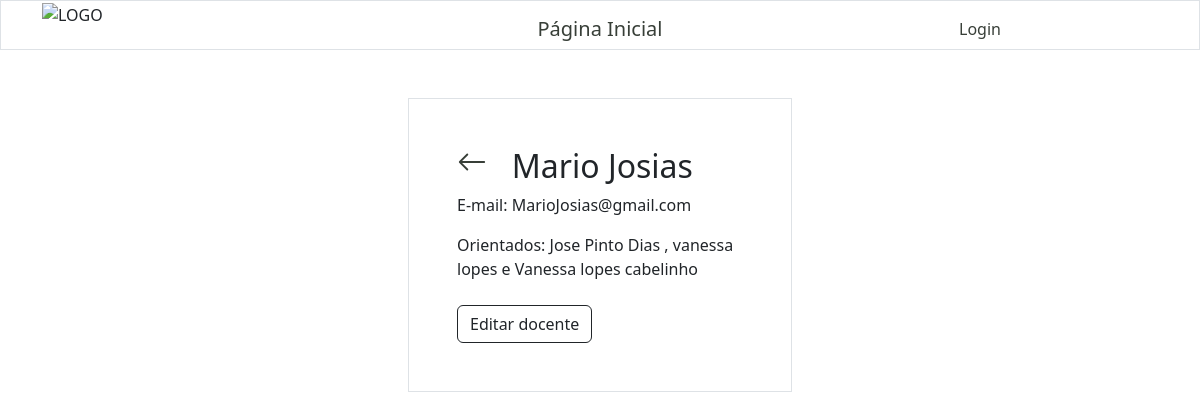
Before: /docentes/docenteInfo/2/ with the older database file.
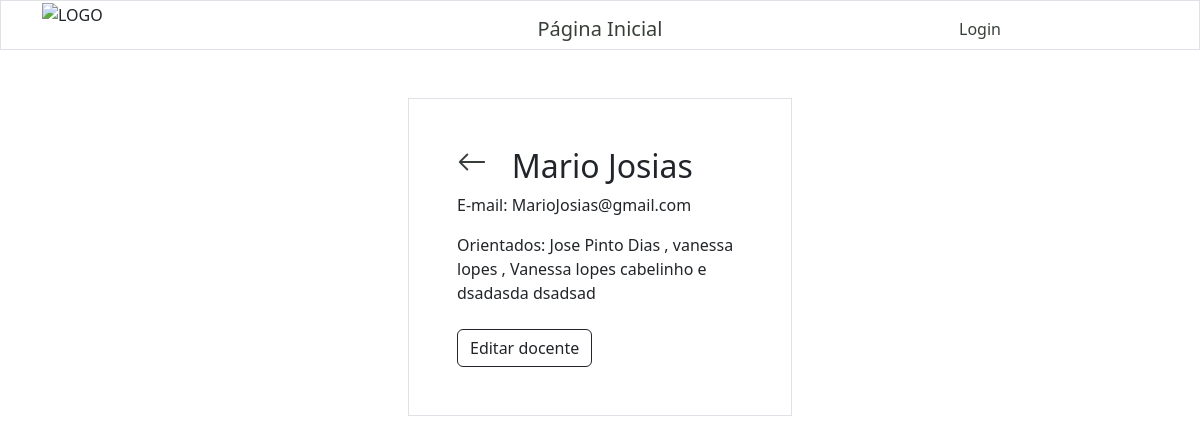
After: the same page with the newer database file.
### alunos/models.py (models this page shows)
class Aluno(models.Model):
    nome = models.CharField(max_length=255)
    sobrenome = models.CharField(max_length=255)
    curso = models.ForeignKey(Turma, on_delete=models.SET_NULL, null=True)
    orientadores = models.ManyToManyField('docentes.Docente', related_name='alunos_orientados')
    defesa = models.BooleanField(blank=True)
    data_defesa = models.DateField(null=True, blank=True)
    artigo = models.URLField(max_length=400, blank=True)
    bolsista = models.CharField(max_length=30, null=True, blank=True)
    obs = models.TextField(max_length=255, blank=True)
    email = models.EmailField(max_length=255, null=True)
    matricula = models.CharField(max_length=20, null=True)
    SITUACAO_CHOICES = [
        ("E", "Em andamento"),
        ("J", "Jubilado"),
        ("D", "Desistência"),
        ("T", "Trancamento"),
        ("C", "Concluído"),
    ]
    situacao = models.CharField(max_length=2, choices=SITUACAO_CHOICES, default='E')
    motivo = models.TextField(null=True, blank=True)
    def __str__(self):
        return f"{self.nome} {self.sobrenome}"

### docentes/views.py (the view)
# urls.py: path('docentes/docenteInfo/<int:id>/', views.docenteInfo, name='docenteInfo'),
def docenteInfo(request, id):
    docenteID = get_object_or_404(Docente, id=id)
    template = loader.get_template('docenteInfo.html')
    alunos_orientados = docenteID.alunos_orientados.all()
    context = {'docenteID': docenteID, 'alunos_orientados': alunos_orientados }
    return HttpResponse(template.render(context, request))

### docentes/templates/docenteInfo.html (shortened to what this page needs)
{% extends "master.html" %}
{% block content %}
    {% include "header.html" %}
    <div class="row">
        <div class="col"></div>
        <div class="col">
            <div class="container p-5 my-5 border">
                <div class="row">
                    <div class="col">
                        <a href="/docentes">
                            <svg xmlns="http://www.w3.org/2000/svg" width="30" height="30" fill="currentColor" class="bi bi-arrow-left" viewBox="0 0 16 16">
                                <path fill-rule="evenodd" d="M15 8a.5.5 0 0 0-.5-.5H2.707l3.147-3.146a.5.5 0 1 0-.708-.708l-4 4a.5.5 0 0 0 0 .708l4 4a.5.5 0 0 0 .708-.708L2.707 8.5H14.5A.5.5 0 0 0 15 8"/>
                            </svg>
                        </a>
                    </div>
                    <div class="col-8">
                        <h2 class="text-center">
                            {{ docenteID.nome }} {{ docenteID.sobrenome }}
                        </h2>
                    </div>
                    <div class="col"></div>
                </div>
                <p>E-mail: {{ docenteID.email }}</p>
                {%if alunos_orientados.count > 0 %}
                    <p>Orientados:
                        {% for orientados in alunos_orientados %}
                            {{orientados}} {% if forloop.counter == alunos_orientados|length|add:-1 %} e {% elif not forloop.last %}, {% endif %}
                        {% endfor %}
                    </p>
                {% else %}
                    <p> Orientados: Nenhum </p>
                {%endif%}
                <div class="container px-0 mt-4">
                    <a href="{% url 'editar_docente' docenteID.id %}">
                        <button type="button" class="btn btn-outline-dark">
                            Editar docente
                        </button>
                    </a>
                </div>
            </div>
        </div>
        <div class="col"></div>
    </div>
{% endblock %}

Changed rows visible on the page:
changed Aluno "vanessa lopes": text "e" → ","
shown differently, row unchanged: Aluno "Vanessa lopes cabelinho": now shows "e"
now on this page (row edited): Aluno: nome+sobrenome "dsadasda dsadsad"
